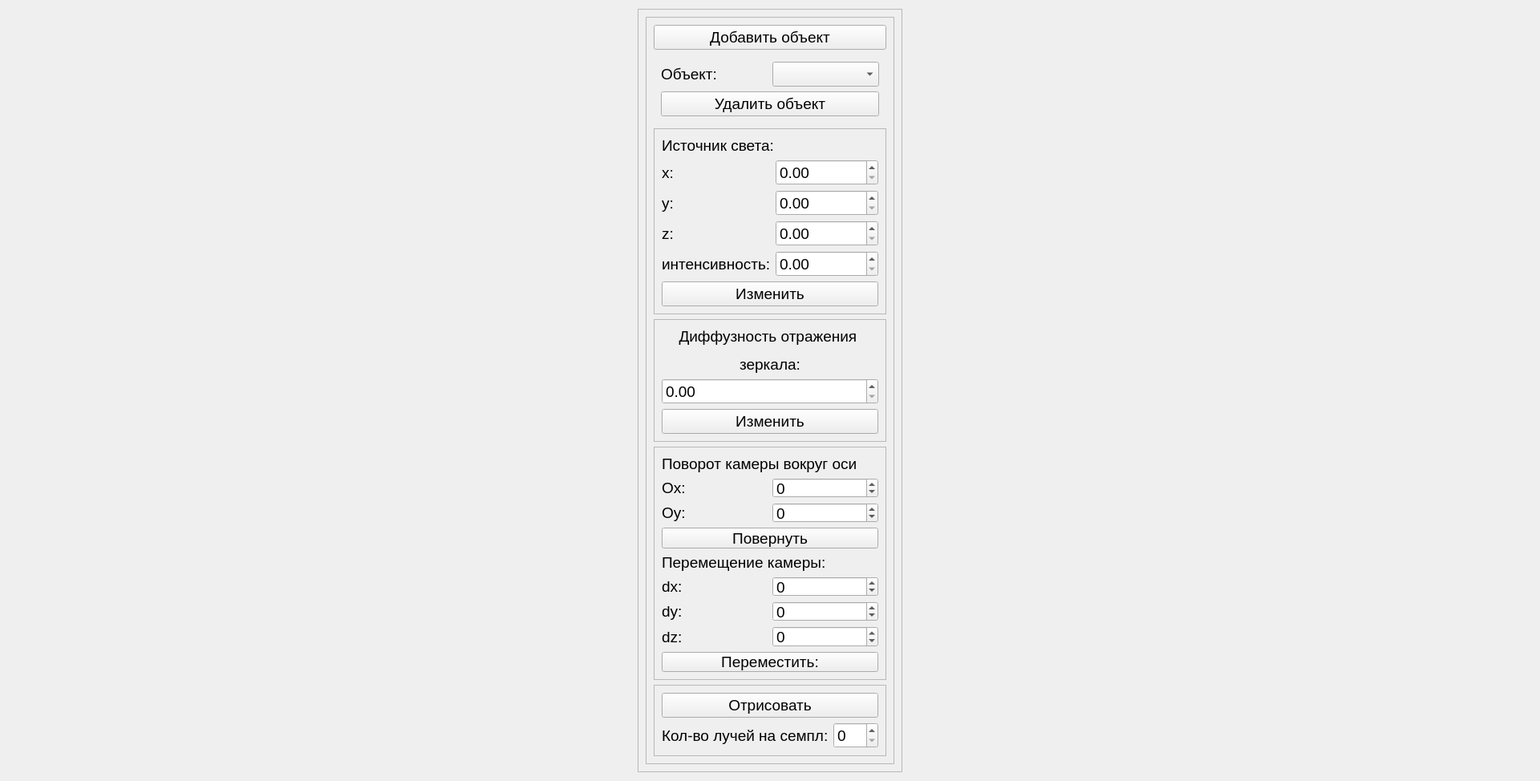
<?xml version="1.0" encoding="UTF-8"?>
<ui version="4.0">
 <class>Widget</class>
 <widget class="QWidget" name="Widget">
  <property name="windowModality">
   <enum>Qt::NonModal</enum>
  </property>
  <property name="geometry">
   <rect>
    <x>0</x>
    <y>0</y>
    <width>1920</width>
    <height>974</height>
   </rect>
  </property>
  <property name="sizePolicy">
   <sizepolicy hsizetype="Maximum" vsizetype="Fixed">
    <horstretch>0</horstretch>
    <verstretch>0</verstretch>
   </sizepolicy>
  </property>
  <property name="minimumSize">
   <size>
    <width>0</width>
    <height>0</height>
   </size>
  </property>
  <property name="font">
   <font>
    <pointsize>14</pointsize>
   </font>
  </property>
  <property name="windowTitle">
   <string>Зеркало</string>
  </property>
  <layout class="QHBoxLayout" name="horizontalLayout">
   <item>
    <widget class="QFrame" name="frame_2">
     <property name="maximumSize">
      <size>
       <width>330</width>
       <height>16777215</height>
      </size>
     </property>
     <property name="frameShape">
      <enum>QFrame::StyledPanel</enum>
     </property>
     <property name="frameShadow">
      <enum>QFrame::Raised</enum>
     </property>
     <layout class="QVBoxLayout" name="verticalLayout">
      <item>
       <widget class="QFrame" name="frame">
        <property name="minimumSize">
         <size>
          <width>310</width>
          <height>870</height>
         </size>
        </property>
        <property name="frameShape">
         <enum>QFrame::StyledPanel</enum>
        </property>
        <property name="frameShadow">
         <enum>QFrame::Raised</enum>
        </property>
        <layout class="QGridLayout" name="gridLayout_4">
         <item row="2" column="0">
          <widget class="QPushButton" name="pushButton_2">
           <property name="text">
            <string>Добавить объект</string>
           </property>
          </widget>
         </item>
         <item row="5" column="0">
          <widget class="QFrame" name="frame_4">
           <property name="sizePolicy">
            <sizepolicy hsizetype="Preferred" vsizetype="Fixed">
             <horstretch>0</horstretch>
             <verstretch>0</verstretch>
            </sizepolicy>
           </property>
           <property name="frameShape">
            <enum>QFrame::StyledPanel</enum>
           </property>
           <property name="frameShadow">
            <enum>QFrame::Raised</enum>
           </property>
           <layout class="QGridLayout" name="gridLayout_3">
            <item row="0" column="0">
             <widget class="QLabel" name="label_7">
              <property name="sizePolicy">
               <sizepolicy hsizetype="Preferred" vsizetype="Maximum">
                <horstretch>0</horstretch>
                <verstretch>0</verstretch>
               </sizepolicy>
              </property>
              <property name="text">
               <string>&lt;html&gt;&lt;head/&gt;&lt;body&gt;&lt;p align=&quot;center&quot;&gt;Диффузность отражения &lt;/p&gt;&lt;p align=&quot;center&quot;&gt;зеркала:&lt;/p&gt;&lt;/body&gt;&lt;/html&gt;</string>
              </property>
             </widget>
            </item>
            <item row="1" column="0">
             <widget class="QDoubleSpinBox" name="mir_inp"/>
            </item>
            <item row="2" column="0">
             <widget class="QPushButton" name="pushButton_5">
              <property name="text">
               <string>Изменить</string>
              </property>
             </widget>
            </item>
           </layout>
          </widget>
         </item>
         <item row="3" column="0">
          <widget class="QWidget" name="widget" native="true">
           <property name="sizePolicy">
            <sizepolicy hsizetype="Preferred" vsizetype="Fixed">
             <horstretch>0</horstretch>
             <verstretch>0</verstretch>
            </sizepolicy>
           </property>
           <layout class="QGridLayout" name="gridLayout">
            <property name="sizeConstraint">
             <enum>QLayout::SetMinAndMaxSize</enum>
            </property>
            <item row="0" column="1">
             <widget class="QComboBox" name="comboBox"/>
            </item>
            <item row="0" column="0">
             <widget class="QLabel" name="label">
              <property name="text">
               <string>Объект:</string>
              </property>
             </widget>
            </item>
            <item row="1" column="0" colspan="2">
             <widget class="QPushButton" name="pushButton_3">
              <property name="text">
               <string>Удалить объект</string>
              </property>
             </widget>
            </item>
           </layout>
          </widget>
         </item>
         <item row="4" column="0">
          <widget class="QFrame" name="frame_3">
           <property name="sizePolicy">
            <sizepolicy hsizetype="Preferred" vsizetype="Fixed">
             <horstretch>0</horstretch>
             <verstretch>0</verstretch>
            </sizepolicy>
           </property>
           <property name="frameShape">
            <enum>QFrame::StyledPanel</enum>
           </property>
           <property name="frameShadow">
            <enum>QFrame::Raised</enum>
           </property>
           <layout class="QGridLayout" name="gridLayout_2">
            <item row="3" column="1">
             <widget class="QLabel" name="label_5">
              <property name="text">
               <string>z:</string>
              </property>
             </widget>
            </item>
            <item row="1" column="2">
             <widget class="QDoubleSpinBox" name="x_light_input"/>
            </item>
            <item row="4" column="1">
             <widget class="QLabel" name="label_6">
              <property name="text">
               <string>интенсивность:</string>
              </property>
             </widget>
            </item>
            <item row="0" column="1" colspan="2">
             <widget class="QLabel" name="label_2">
              <property name="text">
               <string>Источник света:</string>
              </property>
             </widget>
            </item>
            <item row="3" column="2">
             <widget class="QDoubleSpinBox" name="z_light_input"/>
            </item>
            <item row="4" column="2">
             <widget class="QDoubleSpinBox" name="int_light_input"/>
            </item>
            <item row="1" column="1">
             <widget class="QLabel" name="label_3">
              <property name="text">
               <string>x:</string>
              </property>
             </widget>
            </item>
            <item row="2" column="1">
             <widget class="QLabel" name="label_4">
              <property name="text">
               <string>y:</string>
              </property>
             </widget>
            </item>
            <item row="2" column="2">
             <widget class="QDoubleSpinBox" name="y_light_input"/>
            </item>
            <item row="5" column="1" colspan="2">
             <widget class="QPushButton" name="pushButton_4">
              <property name="text">
               <string>Изменить</string>
              </property>
             </widget>
            </item>
           </layout>
          </widget>
         </item>
         <item row="6" column="0">
          <widget class="QFrame" name="frame_5">
           <property name="sizePolicy">
            <sizepolicy hsizetype="Preferred" vsizetype="Fixed">
             <horstretch>0</horstretch>
             <verstretch>0</verstretch>
            </sizepolicy>
           </property>
           <property name="frameShape">
            <enum>QFrame::StyledPanel</enum>
           </property>
           <property name="frameShadow">
            <enum>QFrame::Raised</enum>
           </property>
           <layout class="QGridLayout" name="gridLayout_5">
            <item row="0" column="0" colspan="2">
             <widget class="QLabel" name="label_8">
              <property name="text">
               <string>Поворот камеры вокруг оси</string>
              </property>
             </widget>
            </item>
            <item row="1" column="0">
             <widget class="QLabel" name="label_9">
              <property name="text">
               <string>Ox:</string>
              </property>
             </widget>
            </item>
            <item row="1" column="1">
             <widget class="QSpinBox" name="ox">
              <property name="minimum">
               <number>-9000</number>
              </property>
              <property name="maximum">
               <number>9000</number>
              </property>
             </widget>
            </item>
            <item row="2" column="0">
             <widget class="QLabel" name="label_10">
              <property name="text">
               <string>Oy:</string>
              </property>
             </widget>
            </item>
            <item row="2" column="1">
             <widget class="QSpinBox" name="oy">
              <property name="minimum">
               <number>-9000</number>
              </property>
              <property name="maximum">
               <number>9000</number>
              </property>
             </widget>
            </item>
            <item row="3" column="0" colspan="2">
             <widget class="QPushButton" name="pushButton_6">
              <property name="text">
               <string>Повернуть</string>
              </property>
             </widget>
            </item>
            <item row="4" column="0" colspan="2">
             <widget class="QLabel" name="label_11">
              <property name="text">
               <string>Перемещение камеры:</string>
              </property>
             </widget>
            </item>
            <item row="5" column="0">
             <widget class="QLabel" name="label_12">
              <property name="text">
               <string>dx:</string>
              </property>
             </widget>
            </item>
            <item row="5" column="1">
             <widget class="QSpinBox" name="dx">
              <property name="minimum">
               <number>-30</number>
              </property>
              <property name="maximum">
               <number>30</number>
              </property>
             </widget>
            </item>
            <item row="6" column="0">
             <widget class="QLabel" name="label_13">
              <property name="text">
               <string>dy:</string>
              </property>
             </widget>
            </item>
            <item row="6" column="1">
             <widget class="QSpinBox" name="dy">
              <property name="minimum">
               <number>-30</number>
              </property>
              <property name="maximum">
               <number>30</number>
              </property>
             </widget>
            </item>
            <item row="7" column="0">
             <widget class="QLabel" name="label_14">
              <property name="text">
               <string>dz:</string>
              </property>
             </widget>
            </item>
            <item row="7" column="1">
             <widget class="QSpinBox" name="dz">
              <property name="minimum">
               <number>-30</number>
              </property>
              <property name="maximum">
               <number>30</number>
              </property>
             </widget>
            </item>
            <item row="8" column="0" colspan="2">
             <widget class="QPushButton" name="pushButton_7">
              <property name="text">
               <string>Переместить:</string>
              </property>
             </widget>
            </item>
           </layout>
          </widget>
         </item>
         <item row="7" column="0">
          <widget class="QFrame" name="frame_6">
           <property name="frameShape">
            <enum>QFrame::StyledPanel</enum>
           </property>
           <property name="frameShadow">
            <enum>QFrame::Raised</enum>
           </property>
           <layout class="QGridLayout" name="gridLayout_6">
            <item row="1" column="0">
             <widget class="QLabel" name="label_15">
              <property name="text">
               <string>Кол-во лучей на семпл:</string>
              </property>
             </widget>
            </item>
            <item row="1" column="1">
             <widget class="QSpinBox" name="samples_num"/>
            </item>
            <item row="0" column="0" colspan="2">
             <widget class="QPushButton" name="pushButton">
              <property name="text">
               <string>Отрисовать</string>
              </property>
             </widget>
            </item>
           </layout>
          </widget>
         </item>
        </layout>
       </widget>
      </item>
     </layout>
    </widget>
   </item>
  </layout>
 </widget>
 <resources/>
 <connections>
  <connection>
   <sender>pushButton</sender>
   <signal>clicked()</signal>
   <receiver>Widget</receiver>
   <slot>render()</slot>
   <hints>
    <hint type="sourcelabel">
     <x>1094</x>
     <y>897</y>
    </hint>
    <hint type="destinationlabel">
     <x>719</x>
     <y>106</y>
    </hint>
   </hints>
  </connection>
  <connection>
   <sender>pushButton_3</sender>
   <signal>clicked()</signal>
   <receiver>Widget</receiver>
   <slot>remove()</slot>
   <hints>
    <hint type="sourcelabel">
     <x>957</x>
     <y>124</y>
    </hint>
    <hint type="destinationlabel">
     <x>1226</x>
     <y>163</y>
    </hint>
   </hints>
  </connection>
  <connection>
   <sender>pushButton_4</sender>
   <signal>clicked()</signal>
   <receiver>Widget</receiver>
   <slot>change_light()</slot>
   <hints>
    <hint type="sourcelabel">
     <x>1026</x>
     <y>351</y>
    </hint>
    <hint type="destinationlabel">
     <x>1224</x>
     <y>388</y>
    </hint>
   </hints>
  </connection>
  <connection>
   <sender>pushButton_5</sender>
   <signal>clicked()</signal>
   <receiver>Widget</receiver>
   <slot>change_mirrow()</slot>
   <hints>
    <hint type="sourcelabel">
     <x>1027</x>
     <y>514</y>
    </hint>
    <hint type="destinationlabel">
     <x>1215</x>
     <y>543</y>
    </hint>
   </hints>
  </connection>
  <connection>
   <sender>pushButton_2</sender>
   <signal>clicked()</signal>
   <receiver>Widget</receiver>
   <slot>add()</slot>
   <hints>
    <hint type="sourcelabel">
     <x>954</x>
     <y>38</y>
    </hint>
    <hint type="destinationlabel">
     <x>1271</x>
     <y>85</y>
    </hint>
   </hints>
  </connection>
  <connection>
   <sender>pushButton_6</sender>
   <signal>clicked()</signal>
   <receiver>Widget</receiver>
   <slot>rotate()</slot>
   <hints>
    <hint type="sourcelabel">
     <x>966</x>
     <y>655</y>
    </hint>
    <hint type="destinationlabel">
     <x>1211</x>
     <y>664</y>
    </hint>
   </hints>
  </connection>
  <connection>
   <sender>pushButton_7</sender>
   <signal>clicked()</signal>
   <receiver>Widget</receiver>
   <slot>move()</slot>
   <hints>
    <hint type="sourcelabel">
     <x>1050</x>
     <y>825</y>
    </hint>
    <hint type="destinationlabel">
     <x>1199</x>
     <y>836</y>
    </hint>
   </hints>
  </connection>
 </connections>
 <slots>
  <slot>render()</slot>
  <slot>remove()</slot>
  <slot>change_light()</slot>
  <slot>change_mirrow()</slot>
  <slot>add()</slot>
  <slot>rotate()</slot>
  <slot>move()</slot>
 </slots>
</ui>
